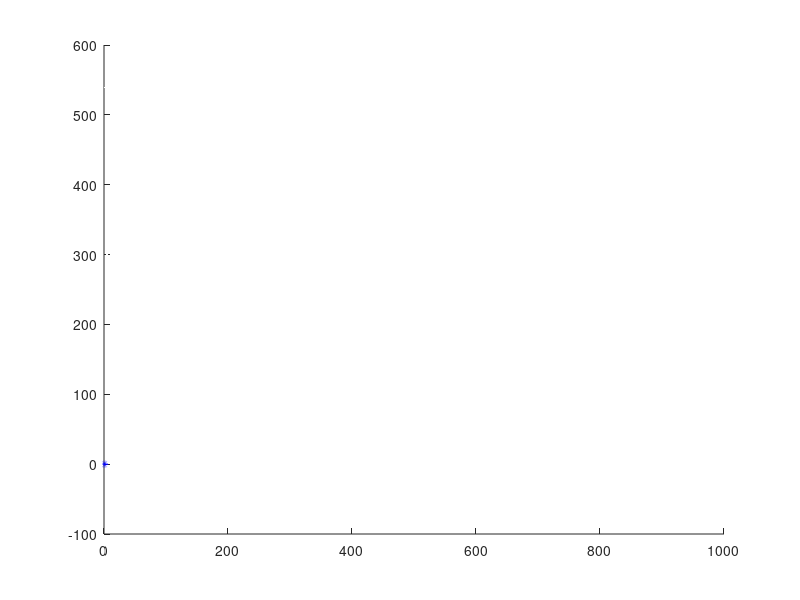

MATLAB code to generate this figure: (Note: this script raises an error after producing the figure.)
% File name: Warming_Hearts

%% Part 1: Welcome message

% Prints welcome message to screen
fprintf('Welcome to ''Warming Hearts''\n\n');

%% Part 2: Generate background

% Set the background color to emerald
background_color = [0 0.7 0.3];
set(gcf,'color',background_color);

% Generate random numbers to create the background snow effect
num_flakes = 2000; 
flake_color = [1 1 1];
flake_size  = 4;
flake_pos = [rand(num_flakes, 1)*1000 rand(num_flakes, 1)*600];

% Draw the snowflake
for i = 1:num_flakes
    hold on
    plot(flake_pos(i,1), flake_pos(i,2), '.', 'Markersize', flake_size, ...
        'MarkerEdgeColor', flake_color, 'MarkerFaceColor', flake_color);
end

%% Part 3: Print heart

% Set the x- and y-values for the heart
x = 0:0.1:2.1; 
y = sqrt(2 - (abs(x - 1)).^2);

% Make the heart a mirrored image
x = [x fliplr(x(1:end-1))];
y = [y -fliplr(y(1:end-1))];

% Draw the heart and set the line width
line_width = 4;
plot(x, y, 'b', 'LineWidth', line_width);

%% Part 4: Generate title

% Create and format the title
title_string = 'Warming Hearts';
title_string = upper(title_string);
title_color = [255 0 155]/255;
title('\fontsize{30} \color[rgb]{%f, %f, %f} %s', ...
    title_color, title_string);

%% Part 5: Print text

% Direct user to the command window
message1 = 'Press any key to start warming hearts!';
title_pos = [150 350];
text(title_pos(1), title_pos(2), message1, ...
    'FontSize', 20, 'Color', [1 1 1]);

% Wait for user to press any key
waitforbuttonpress

%% Part 6: Add hearts

% Set the figure background color
fig_background = [0 0 0];
set(gcf,'color',fig_background);

% Set the parameters for the hearts
heart_size = 1.5;
num_hearts = 2000;
heart_opacity = 0.05;
heart_color = [1 0 0];

% Draw the hearts
for i = 1:num_hearts
    x_pos = randi([0 1000]);
    y_pos = randi([0 600]);
    patch(x + x_pos, y + y_pos, heart_color, 'FaceAlpha', ...
        heart_opacity, 'EdgeColor', 'none', 'FaceColor', ...
        heart_color);
end

%% Part 7: Print text

% Display a congratulatory message
message2 = 'Congratulations, you warmed 2000 hearts!';
title_pos = [110 200];
text(title_pos(1), title_pos(2), message2, ...
    'FontSize', 20, 'Color', [1 1 1]);